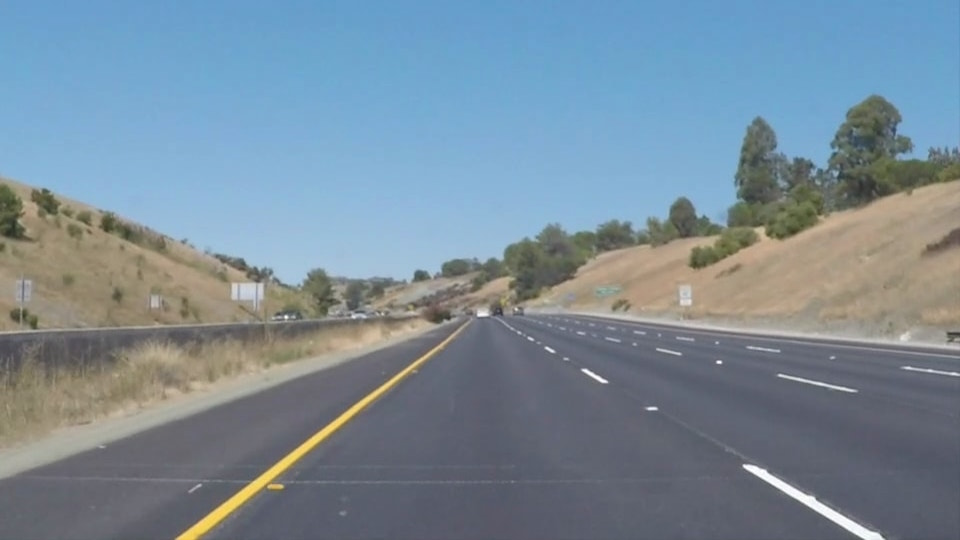
#> input picture whiteCarLaneSwitch.jpg, 960 x 540 px, found by its file name
$ jupyter execute WhiteCarLaneSwitch.ipynb
#> lines starting #> are read from the running program, lines starting #| are printed output that depends on the picture; after the words box and inside, x2 and y2 are one past the last pixel; in counts of white or black regions, pixels touching at a corner belong together
[cell 1]
# Do relevant imports

import matplotlib.pyplot as plt
import matplotlib.image as mpimg
import numpy as np
import cv2

[cell 2]
# Read in and grayscale the image

image = mpimg.imread('C:/Users/Lenovo/Desktop/Nanodegree/WhiteCarLaneSwitch.jpg')
#> image is the input picture: shape (540, 960, 3); mean R, G, B 121.2, 139.4, 152.9
gray = cv2.cvtColor(image,cv2.COLOR_RGB2GRAY)
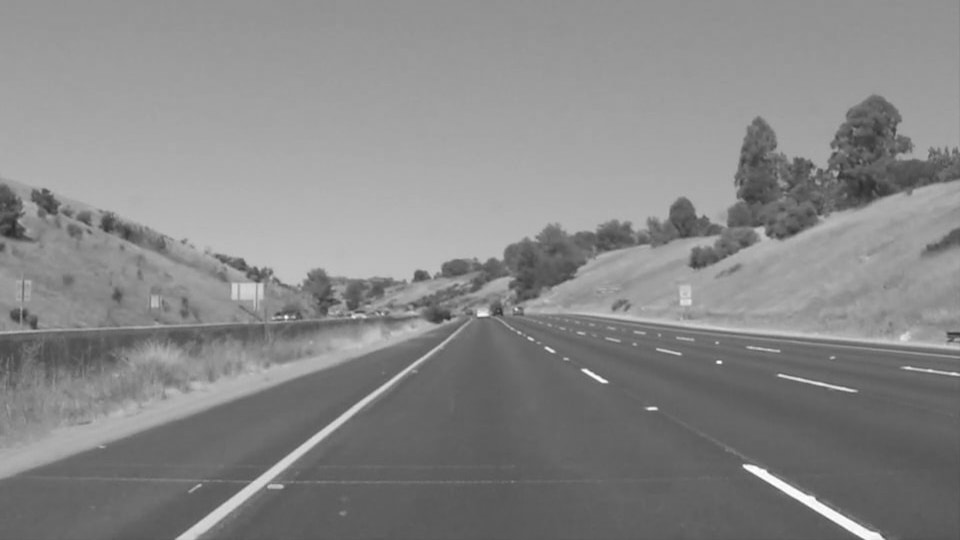
#> gray: shape (540, 960); min 42, max 255, mean 135.5

[cell 3]
# Define a kernel size and apply Gaussian smoothing

kernel_size = 5
blur_gray = cv2.GaussianBlur(gray,(kernel_size, kernel_size),0)

[cell 4]
# Define our parameters for Canny and apply

low_threshold = 50
high_threshold = 150
edges = cv2.Canny(blur_gray, low_threshold, high_threshold)
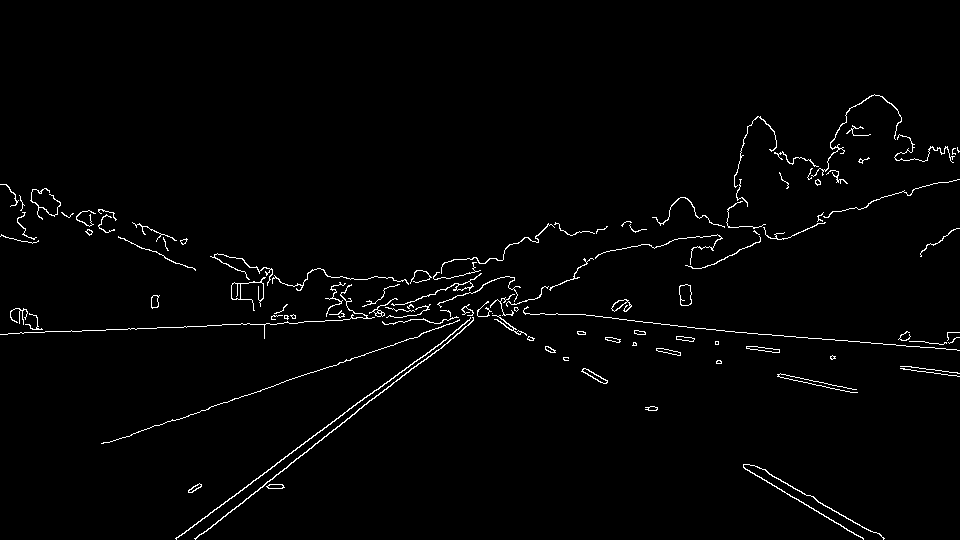
#> edges: shape (540, 960); 1.7% white in thin lines or dots, all inside (x1, y1, x2, y2) = (0, 94, 960, 540)

[cell 5]
# Next we'll create a masked edges image using cv2.fillPoly()

mask = np.zeros_like(edges)
ignore_mask_color = 255

[cell 6]
# This time we are defining a four sided polygon to mask

imshape = image.shape
#> imshape = (540, 960, 3)
vertices = np.array([[(0,imshape[0]),(450, 330), (550, 330), (imshape[1],imshape[0])]], dtype=np.int32)
cv2.fillPoly(mask, vertices, ignore_mask_color)
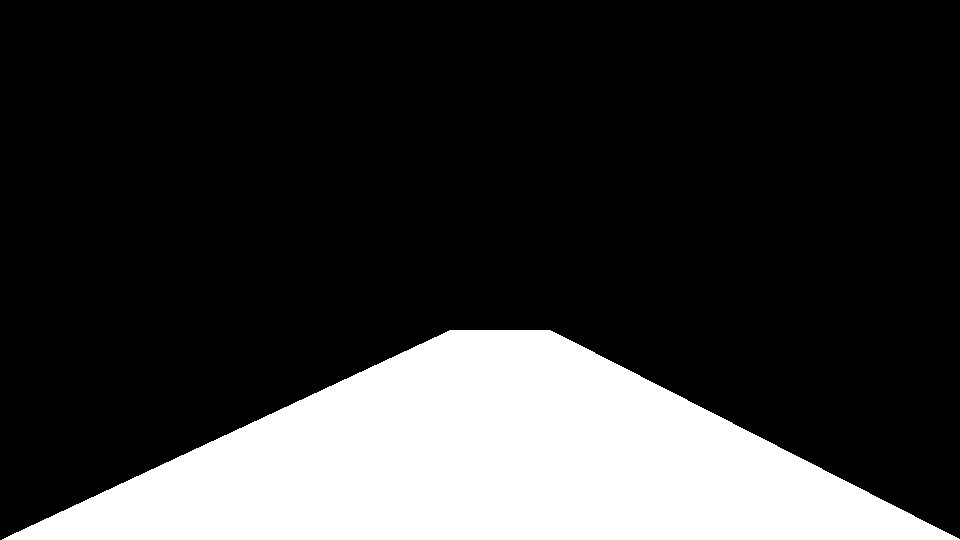
#> mask: shape (540, 960); 21.5% white; 1 white region, box (x1, y1, x2, y2) and area: (2, 330, 960, 540) 111414
masked_edges = cv2.bitwise_and(edges, mask)
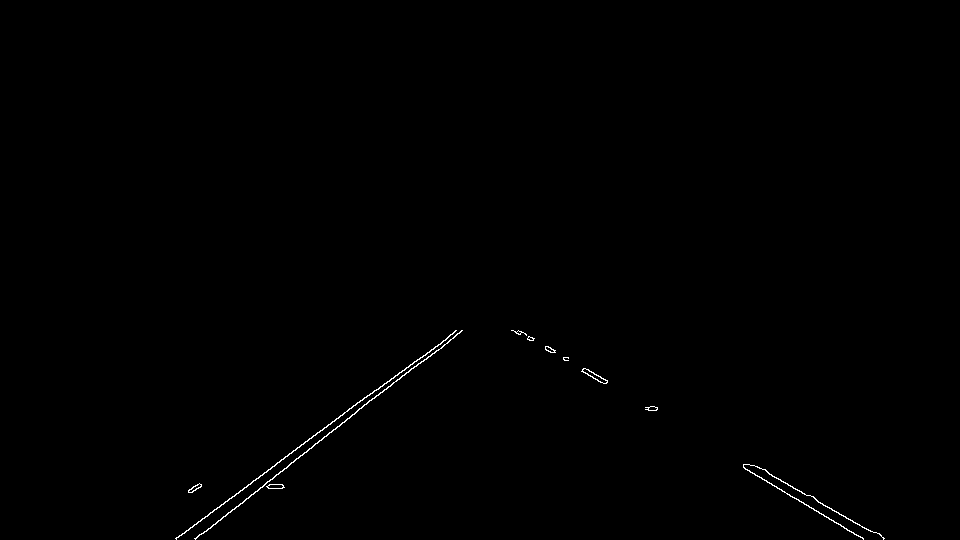
#> masked_edges: shape (540, 960); 0.32% white in thin lines or dots, all inside (x1, y1, x2, y2) = (175, 330, 885, 540)

[cell 7]
# Define the Hough transform parameters
# Make a blank the same size as our image to draw on
rho = 1
threshold = 50
theta = np.pi/180
min_line_length = 30
max_line_gap = 100
line_image = np.copy(image)*0 #creating a blank to draw lines on
#> line_image: shape (540, 960, 3); every value is 0

[cell 8]
# Run Hough on edge detected image
lines = cv2.HoughLinesP(masked_edges, rho, theta, threshold, np.array([]),
                            min_line_length, max_line_gap)
#> lines = [[194, 538, 461, 330], [176, 538, 364, 397], [416, 366, 462, 330], [517, 331, 863, 539], [207, 516, 455, 330], [654, 406, 883, 538], [520, 331, 823, 505], [369, 395, 456, 330], [238, 506, 455, 331]]

[cell 9]
# Iterate over the output "lines" and draw lines on the blank
for line in lines:
    for x1,y1,x2,y2 in line:
        cv2.line(line_image,(x1,y1),(x2,y2),(255,0,0),10)
#> this loop made 9 passes
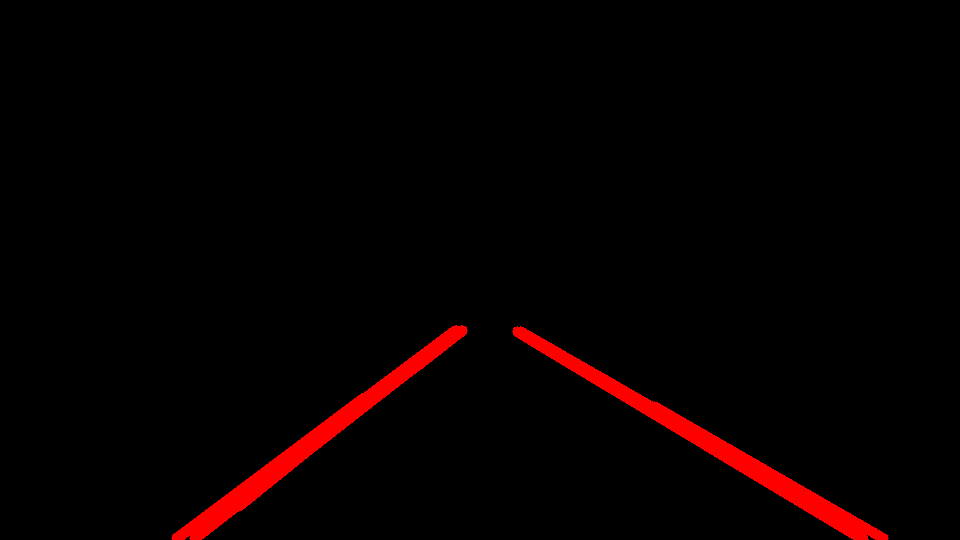
#> line_image: shape (540, 960, 3); mean R, G, B 6.7, 0, 0

[cell 10]
# Create a "color" binary image to combine with line image
color_edges = np.dstack((edges, edges, edges))

[cell 11]
# Draw the lines on the edge image
combo = cv2.addWeighted(color_edges, 0.8, line_image, 1, 0)
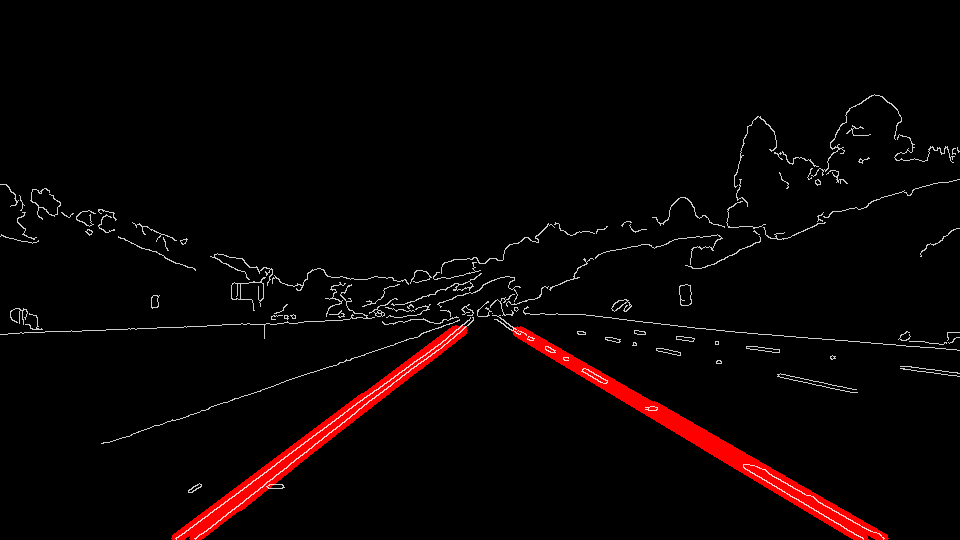
#> combo: shape (540, 960, 3); mean of channels 0, 1, 2 9.6, 3.5, 3.5; drawn as R, G, B
plt.imshow(combo)

$ run again, with solidWhiteCurve.jpg copied over whiteCarLaneSwitch.jpg
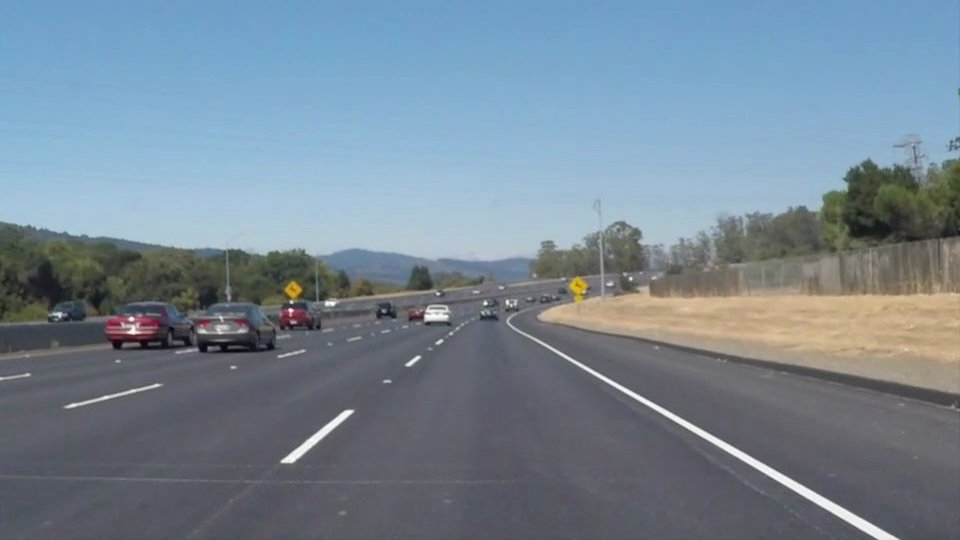
#> input picture solidWhiteCurve.jpg, 960 x 540 px, found by its file name
#> image is the input picture: shape (540, 960, 3); mean R, G, B 118.5, 134.5, 148.1
#> edges: shape (540, 960); 1.7% white in thin lines or dots, all inside (x1, y1, x2, y2) = (0, 137, 960, 540)
#> mask: shape (540, 960); 21.5% white; 1 white region, box (x1, y1, x2, y2) and area: (2, 330, 960, 540) 111414
#> masked_edges: shape (540, 960); 0.29% white in thin lines or dots, all inside (x1, y1, x2, y2) = (280, 330, 899, 540)
#> lines = [[515, 330, 876, 538], [521, 330, 897, 538], [536, 341, 872, 535], [292, 462, 439, 339], [280, 460, 451, 331], [528, 333, 898, 538], [295, 460, 452, 332]]
#> the loop `for line in lines:` made 7 passes
#> after the loop `for line in lines:`:
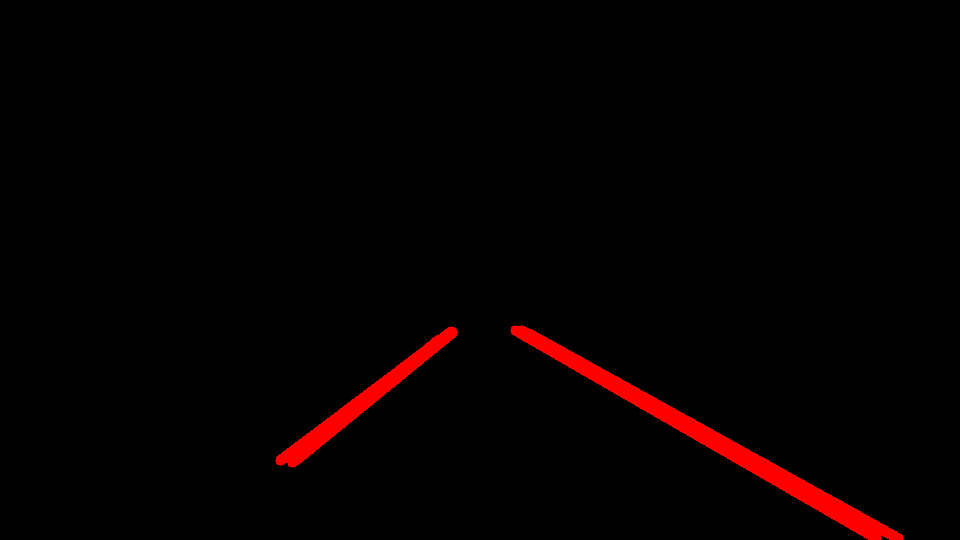
#> line_image: shape (540, 960, 3); mean R, G, B 5.5, 0, 0
#> `combo = cv2.addWeighted(color_edges, 0.8, line_image, 1, 0)`:
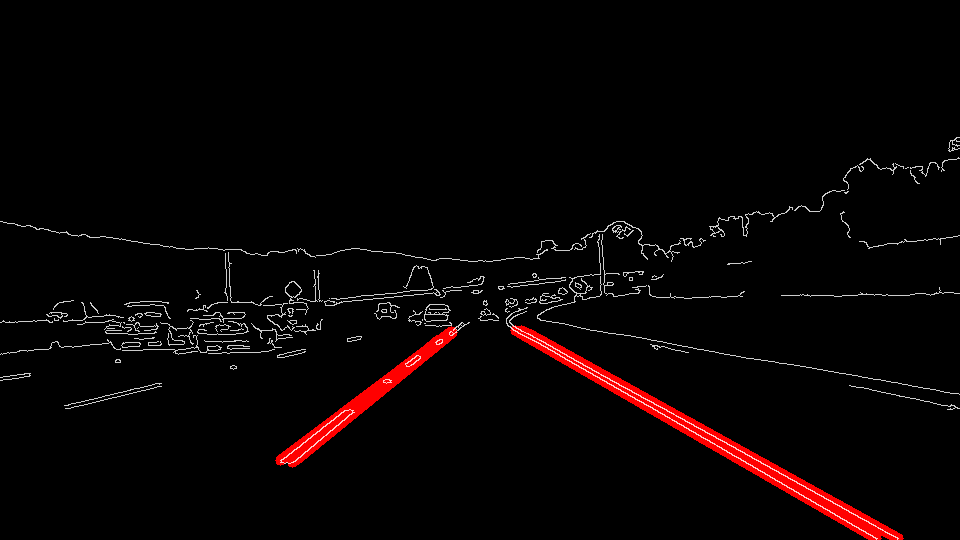
#> combo: shape (540, 960, 3); mean of channels 0, 1, 2 8.4, 3.5, 3.5; drawn as R, G, B

$ run again, with solidWhiteRight.jpg copied over whiteCarLaneSwitch.jpg
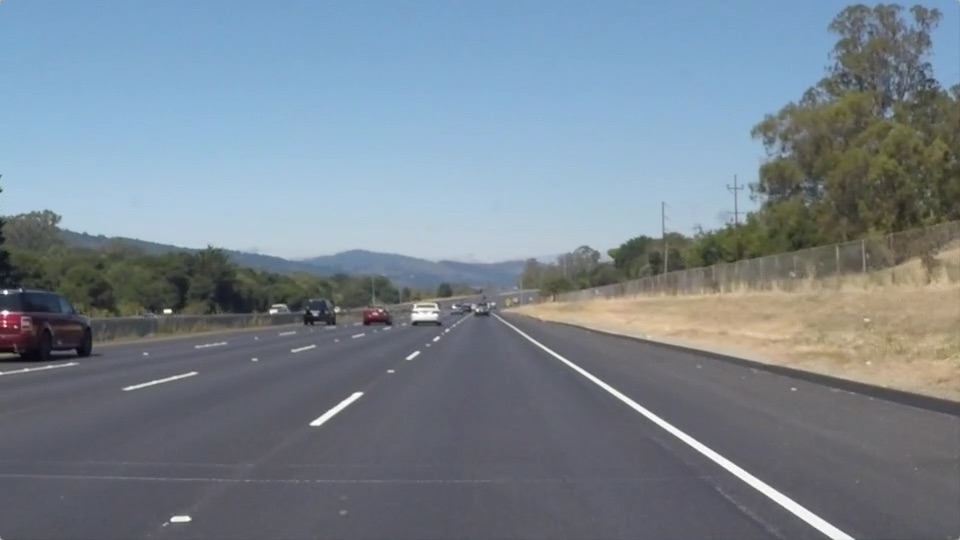
#> input picture solidWhiteRight.jpg, 960 x 540 px, found by its file name
#> image is the input picture: shape (540, 960, 3); mean R, G, B 120.3, 132.6, 143.7
#> edges: shape (540, 960); 1.5% white in thin lines or dots
#> mask: shape (540, 960); 21.5% white; 1 white region, box (x1, y1, x2, y2) and area: (2, 330, 960, 540) 111414
#> masked_edges: shape (540, 960); 0.27% white in thin lines or dots, all inside (x1, y1, x2, y2) = (2, 330, 855, 540)
#> lines = [[520, 330, 854, 538], [514, 330, 760, 490], [521, 331, 852, 538], [528, 340, 832, 538], [310, 423, 439, 336], [318, 425, 449, 330], [321, 424, 449, 331]]
#> the loop `for line in lines:` made 7 passes
#> after the loop `for line in lines:`:
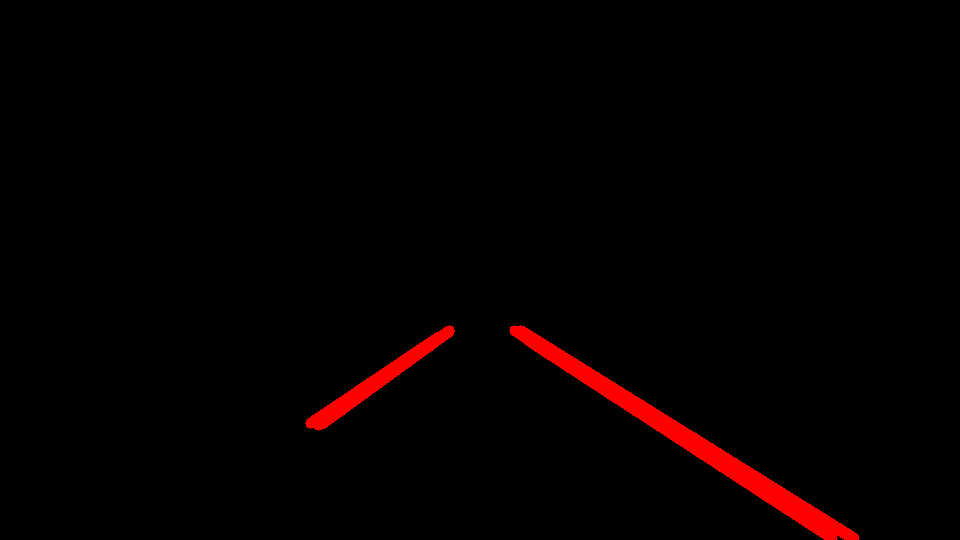
#> line_image: shape (540, 960, 3); mean R, G, B 5, 0, 0
#> color_edges: shape (540, 960, 3); 1.5% white in thin lines or dots
#> `combo = cv2.addWeighted(color_edges, 0.8, line_image, 1, 0)`:
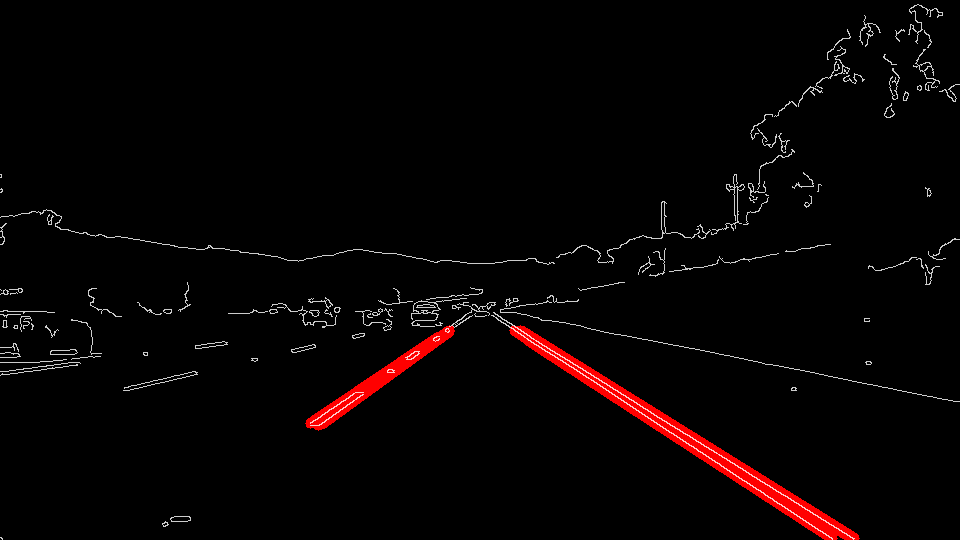
#> combo: shape (540, 960, 3); mean of channels 0, 1, 2 7.5, 3.1, 3.1; drawn as R, G, B

$ run again, with solidYellowCurve.jpg copied over whiteCarLaneSwitch.jpg
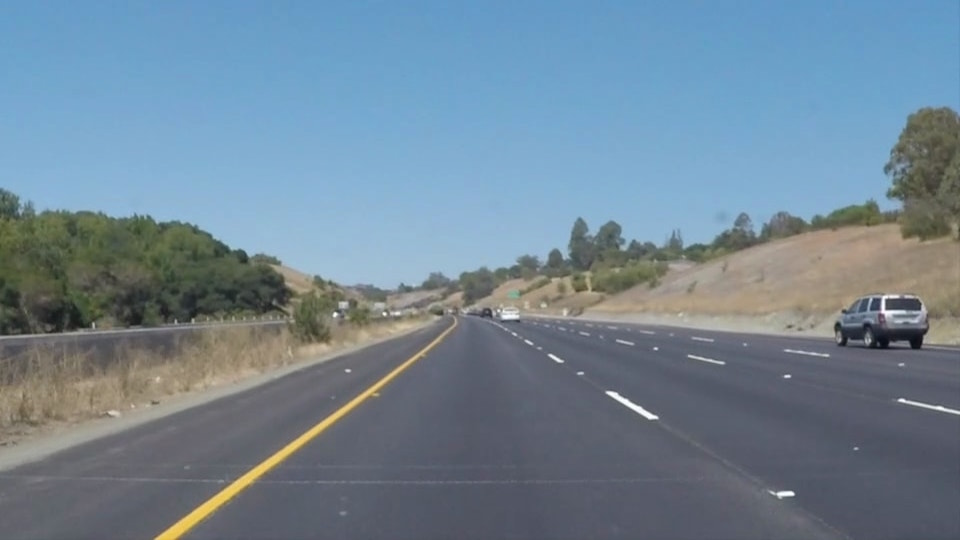
#> input picture solidYellowCurve.jpg, 960 x 540 px, found by its file name
#> image is the input picture: shape (540, 960, 3); mean R, G, B 113, 133.4, 149
#> edges: shape (540, 960); 1.7% white in thin lines or dots, all inside (x1, y1, x2, y2) = (0, 106, 960, 540)
#> mask: shape (540, 960); 21.5% white; 1 white region, box (x1, y1, x2, y2) and area: (2, 330, 960, 540) 111414
#> masked_edges: shape (540, 960); 0.25% white in thin lines or dots, all inside (x1, y1, x2, y2) = (154, 330, 795, 540)
#> lines = [[155, 537, 450, 330], [174, 538, 338, 418], [155, 538, 450, 331], [234, 493, 394, 376], [344, 412, 427, 351], [505, 330, 648, 419], [511, 330, 652, 414], [510, 332, 648, 418]]
#> the loop `for line in lines:` made 8 passes
#> after the loop `for line in lines:`:
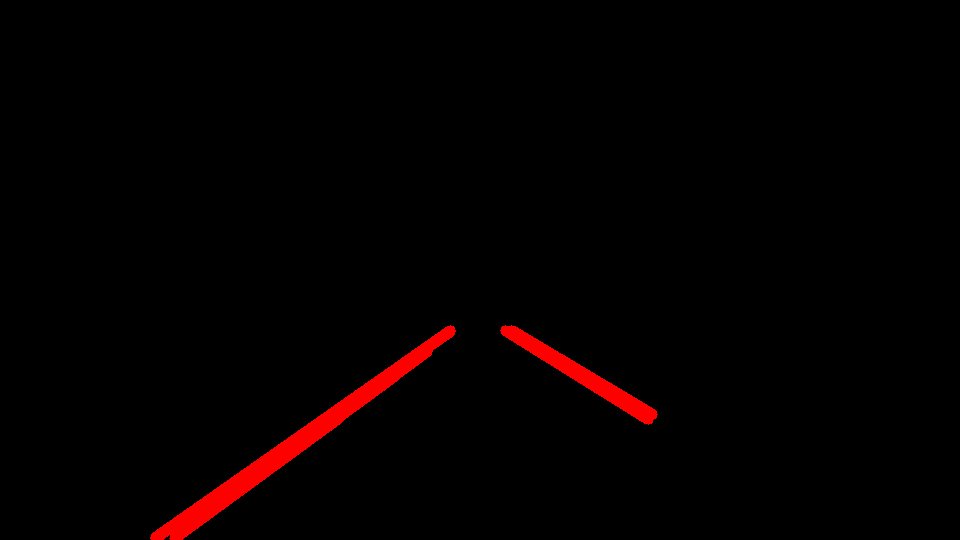
#> line_image: shape (540, 960, 3); mean R, G, B 4.7, 0, 0
#> `combo = cv2.addWeighted(color_edges, 0.8, line_image, 1, 0)`:
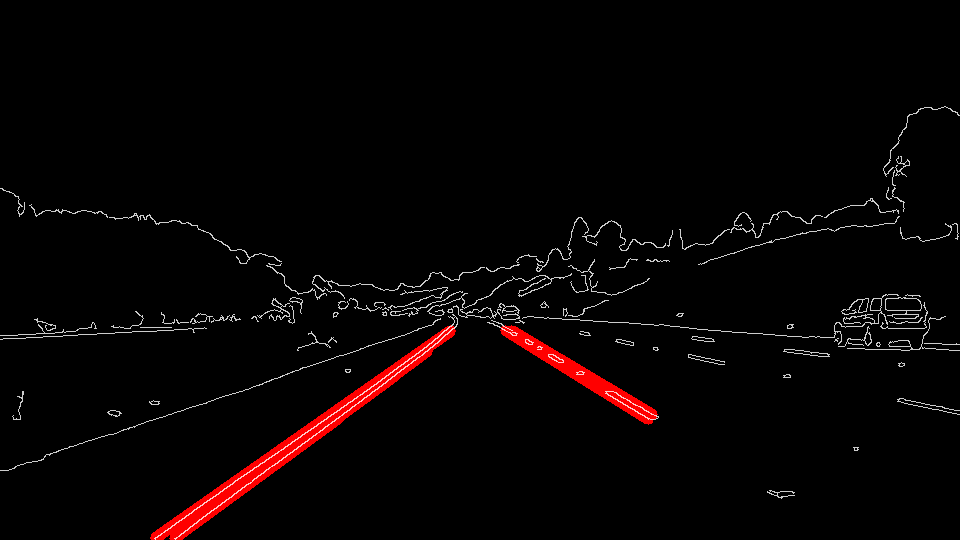
#> combo: shape (540, 960, 3); mean of channels 0, 1, 2 7.5, 3.4, 3.4; drawn as R, G, B
